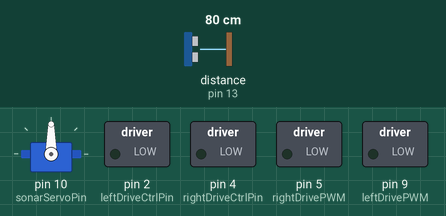
This program was run on a simulated Arduino Uno, built with avr-gcc and run on an emulated ATmega328P. Shown: servo, switched loads named in the program (green lamp = pin HIGH). Wiring (inferred from the names in the program): ultrasonic range finder: trigger pin 12; echo pin 13; servo: signal pin 10. The inputs (shaded band) are chosen by the test bench; at power-on: distance to the obstacle (sensor on pin 13) 80 cm. The echo pulse lasts 58.3 µs per cm; servo pulses on a pin are drawn as a servo (544–2400 µs = 0–180°); pins used as bus, display or sensor lines are not drawn; what the program prints to the serial monitor is not drawn.

Above: at 1.2 s.
1.3 s: distance to the obstacle (sensor on pin 13) set to 15 cm
2.8 s: distance to the obstacle (sensor on pin 13) set to 11 cm
At 3.9 s:
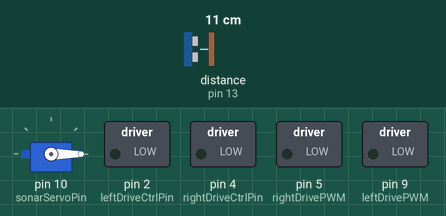
5.8 s: distance to the obstacle (sensor on pin 13) set to 2 cm
At 8.5 s:
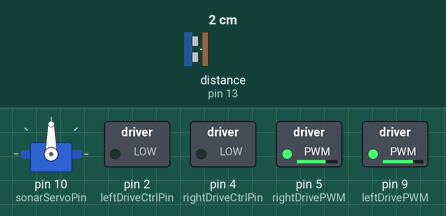
8.8 s: distance to the obstacle (sensor on pin 13) set to 21 cm
10.3 s: distance to the obstacle (sensor on pin 13) set to 24 cm
At 11.64 s:
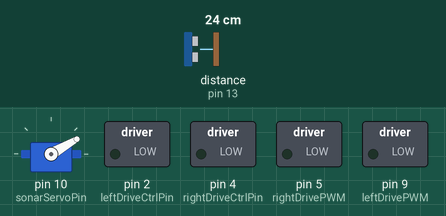
13.3 s: distance to the obstacle (sensor on pin 13) set to 17 cm
At 16.0 s:
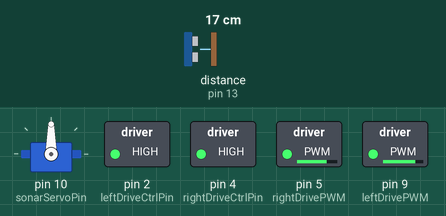
16.3 s: distance to the obstacle (sensor on pin 13) set to 14 cm
At 20.74 s:
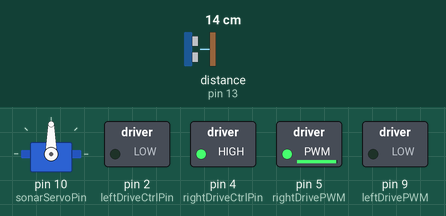
Timing chart, 0 to 26.7 s (numbered marks = the images above; inputs shaded):
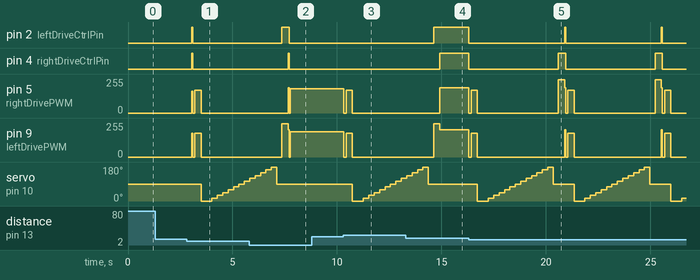

Measured:
- the behaviour switches between 13 and 12 cm on distance to the obstacle (sensor on pin 13) (found by bisection; images 0 and 1)
- the behaviour switches between 22 and 23 cm on distance to the obstacle (sensor on pin 13) (found by bisection; images 2 and 3)
- the behaviour switches between 16 and 15 cm on distance to the obstacle (sensor on pin 13) (found by bisection; images 4 and 5)
- after the input at 1.3 s, every drawn part: stays the same
- after the input at 2.8 s, pin 2 (leftDriveCtrlPin), pin 4 (rightDriveCtrlPin): LOW → HIGH after 0.25 s, → LOW 0.05 s later
- after the input at 5.8 s, servo on pin 10 (sonarServoPin): goes on until 7.1 s, then stays 90°
- after the input at 8.8 s, every drawn part: stays the same
- after the input at 10.3 s, pin 5 (rightDrivePWM): 181/255 → 0/255 at once, → 169/255 0.10 s later, → 0/255 0.30 s later; pin 9 (leftDrivePWM): 191/255 → 0/255 at once, → 178/255 0.10 s later, → 0/255 0.30 s later
- after the input at 13.3 s, pin 2 (leftDriveCtrlPin): LOW → HIGH after 1.3 s instead of 1.6 s; pin 4 (rightDriveCtrlPin): LOW → HIGH after 1.6 s instead of 1.3 s; pin 9 (leftDrivePWM): 0/255 → 250/255 after 1.3 s, → 204/255 0.30 s later
- after the input at 16.3 s, pin 2 (leftDriveCtrlPin): alternates HIGH for 0.05 s and LOW for 4.6 s, starting at once; pin 4 (rightDriveCtrlPin): alternates HIGH for 0.35 s and LOW for 4.3 s, starting at once

The program:

main.cpp
```cpp
#include <Arduino.h>

// Pins configuration
constexpr int trigPin = 12; // Pin Trig attach to 12
constexpr int echoPin = 13; // Pin Echo attach to 13
constexpr int sonarServoPin = 10; // Pin to control sonar's servo

constexpr int leftDriveCtrlPin = 2;
constexpr int rightDriveCtrlPin = 4;
constexpr int leftDrivePWM = 9;
constexpr int rightDrivePWM = 5;

// Drive corrections
constexpr float backPWMCorrection = 0.95;
constexpr float forwardPWMCorrection = 0.925;

// Distances
constexpr int safeDistmm = 150;
int maxScanDist = 0;
int scanAngle = -1;
int maxScanAngle = -1;
int spaceLeft = 0;
int spaceRight = 0;

float speed = 0.7f;

// Functions
int32_t sonarDistance();
void turnSonar(int angle);
void stopTank();
void moveTank(bool direction, float speed);
void forwardTank(float speed);
void backwardTank(float speed);
void fullLeftTrack();
void fullRightTrack();

enum State {
    start,
    explore,
    stop,
    scanning,
    turnLeft,
    turnRight,
    back
};

State state = start;

void setup()
{
    // Serial Port begin
    Serial.begin(9600); // Set the baud rate to 9600

    // Define input and output
    pinMode(trigPin, OUTPUT);
    pinMode(echoPin, INPUT);
    pinMode(sonarServoPin, OUTPUT);
    pinMode(leftDriveCtrlPin, OUTPUT);
    pinMode(rightDriveCtrlPin, OUTPUT);
    pinMode(leftDrivePWM, OUTPUT);
    pinMode(rightDrivePWM, OUTPUT);
}

void loop()
{
    auto distance = sonarDistance();

    switch (state)
    {
    case explore:
        if (distance < safeDistmm)
        {
            stopTank();
            state = stop;
        }
        break;

    case back:
        if (distance > 1.5*safeDistmm)
        {
            stopTank();
            state = stop;
        }

        break;

    case stop:
        if (distance < 60)
        {
            backwardTank(0.75);
            state = back;
        }
        else {
            state = scanning;
        }

        break;

    case start:
        stopTank();
        turnSonar(90);

        if (distance > 50 && distance < 120)
        {
            moveTank(true, speed);
            state = explore;
        }
        break;

    case scanning:

        if (scanAngle == -1){
            // Go backward to get some space
            moveTank(false, 0.7f);
            delay(300);
            stopTank();

            // move sonar to initial scanning position
            turnSonar(0);
            scanAngle = 0;
        }
        else if (scanAngle <= 180)
        {
            // Get fresh distance
            distance = sonarDistance();

            if (distance > maxScanDist) // Update max distance
            {
                maxScanDist = distance;
                maxScanAngle = scanAngle;
            }

            if (scanAngle < 90)
            {
                spaceRight += distance;
            }
            else {
                spaceLeft += distance;
            }

            // move sonar to next scanning position
            turnSonar(scanAngle);
            scanAngle += 15;
        } else
        {
            // Done scanning
            turnSonar(90);

            // if (maxScanAngle < 90)
            // {
            //     state = turnLeft;
            // }
            // else {
            //     state = turnRight;
            // }

            if (spaceLeft > spaceRight)
            {
                Serial.print(spaceLeft);
                Serial.print(" > ");
                Serial.print(spaceRight);
                Serial.print(" left ");
                state = turnLeft;
                // fullLeftTrack();
            }
            else
            {
                Serial.print(spaceRight);
                Serial.print(" > ");
                Serial.print(spaceLeft);
                Serial.print(" right ");
                state = turnRight;
                // fullRightTrack();
            }

            spaceLeft = 0;
            spaceRight = 0;
            scanAngle = -1;
        }

        break;

    case turnLeft:
    {
        // Give some time to the robot to turn
        fullRightTrack();
        // const int delayms = 800 * ((90 - maxScanAngle) / 90.0f);
        const int delayms = 300;
        Serial.print(delayms);
        delay(delayms);
        state = explore;
        maxScanDist = 0;
        maxScanAngle = -1;
        moveTank(true, 0.8f);
    }
        break;

    case turnRight:
    {
        // Give some time to the robot to turn
        fullLeftTrack();
        // const int delayms = 800 * (maxScanAngle / 180.0f);
        const int delayms = 300;
        Serial.print(delayms);
        delay(delayms);
        state = explore;
        maxScanDist = 0;
        maxScanAngle = -1;
        moveTank(true, 0.8f);
    }
        break;

    default:
        stopTank();
        break;
    }

    // if (distance < 60)
    // {
    // backwardTank(0.75);
    // }
    // else if (distance < 150)
    // {
    // stopTank();
    // }
    // else{
    // moveTank(true, 0.8f);
    // }

    // Serial port print it
    // Serial.print(distance);
    // Serial.print(" mm");
    // Serial.println();
    delay(50);
}

void stopTank()
{
  digitalWrite(rightDriveCtrlPin, LOW);
  analogWrite(rightDrivePWM, 0);
  digitalWrite(leftDriveCtrlPin, LOW);
  analogWrite(leftDrivePWM, 0);
}

void moveTank(bool direction, float speed){
  if (speed > 1.0f)
  {
    speed = 1.0f;
  }
  else if (speed < 0.0f)
  {
    speed = 0.0f;
  }

  const int pwm = 255*speed;
  const int backCorrectedPWM = 255*speed*backPWMCorrection;
  const int forwardCorrectedPWM = 255*speed*forwardPWMCorrection;

  if (direction)
  {
    digitalWrite(rightDriveCtrlPin, HIGH);
    digitalWrite(leftDriveCtrlPin, HIGH);
    analogWrite(rightDrivePWM, forwardCorrectedPWM);
  } else {
    digitalWrite(rightDriveCtrlPin, LOW);
    digitalWrite(leftDriveCtrlPin, LOW);
    analogWrite(rightDrivePWM, backCorrectedPWM);
  }

  analogWrite(leftDrivePWM, pwm);

}

void forwardTank(float speed)
{
  moveTank(true, speed);
}

void backwardTank(float speed)
{
  moveTank(false, speed);
}

void fullLeftTrack(){
    digitalWrite(leftDriveCtrlPin, HIGH);
    analogWrite(leftDrivePWM, 250);
}

void fullRightTrack(){
    digitalWrite(rightDriveCtrlPin, HIGH);
    analogWrite(rightDrivePWM, 250);
}

int32_t sonarDistance() {

  // Send a pulse
  digitalWrite(trigPin, LOW);
  delayMicroseconds(2);
  digitalWrite(trigPin, HIGH); // At least give 10us high level trigger
  delayMicroseconds(10);
  digitalWrite(trigPin, LOW);

  // The time in high level equals the time gap between the transmission and the return of the ultrasonic sound
  const auto duration = pulseIn(echoPin, HIGH);

  // Translate into distance
  const int32_t distance = round((duration / 2.) / 2.91);
  return distance;
}

void turnSonar(int angle)
{
    const int turnSteps = 10;
    const int pulseWidth = angle * 11 + 500; // Calculate the value of pulse width;
    for (int i = 0; i < turnSteps; i++)
    {
        digitalWrite(sonarServoPin, HIGH);
        delayMicroseconds(pulseWidth); // The time in high level represents the pulse width
        digitalWrite(sonarServoPin, LOW);
        delay((20 - pulseWidth / 1000));
    }
}
```
